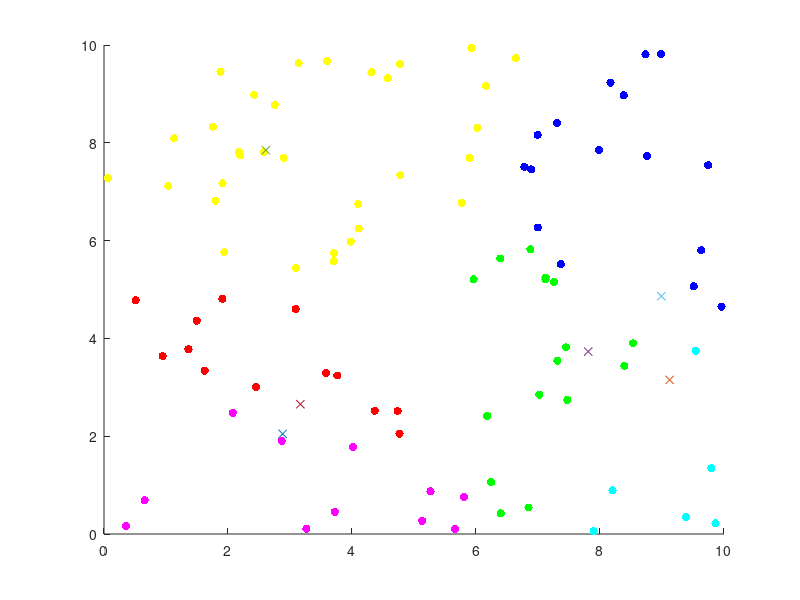

Source code (MATLAB):
clear all
close all

% Parametrs
% Field Dimensions
    xm = 100;
    ym = 100;
% Threshold Parameters
    % Clusterhead Probablity
    p = .05;
    
% Populate field with nodes
    xCoor = rand(xm,1)*10;
    yCoor = rand(ym,1)*10;

rmax = 1;
AllNodes = [xCoor yCoor];
G = [xCoor yCoor]; 

for r = 1:rmax
    CH = [0 0];
    NCH = [xCoor yCoor]; % reset Not Clusterhead list
    
    % Determine Clusterheads
    % Assign random numbers to each index in G
    CHcount = 0;
    CHindex = 0;
    [hei, ~] = size(G);
    Grand = rand(1,hei);
    % Threshold Function
    T(r) = p/(1-p*(mod(r,1/p)));
    for n = 1:hei
        if Grand(n) < T(r)
            CHcount = CHcount+1;
            CH(CHcount,:) = G(n,:);
            CHindex(CHcount) = n;
        end
    end
    
    % Update G by popping out Clusterheads
    gcnt = 0;
    if CHindex ~= 0
        for g = CHindex
            G(g-gcnt,:) = [];
            gcnt = gcnt+1;
        end
        % Update NCH
        ccnt = 0;
        for c = CHindex
            NCH(c-ccnt,:) = [];
            ccnt = ccnt+1;
        end
    end
    
    % Generate dist matrix of distances of each node from the Clusterheads
    dist = zeros(length(NCH),CHcount);
    for i = 1:CHcount % iterates through columns of dist
        for j = 1:length(NCH) % iterates through rows of NCH
            dist(j,i) = norm(CH(i,:)-NCH(j,:));
        end
    end
    
    % Assign Non-Clusterheads to a cluster
    for c = 1:length(dist)
        [eucDist(c),clusterNum(c)] = min(dist(c,:));
    end
end

figure(1)
for d = 1:length(dist)
    if clusterNum(d)==1
        scatter(NCH(d,1),NCH(d,2),'g','fill')
    elseif clusterNum(d)==2
        scatter(NCH(d,1),NCH(d,2),'y','fill')
    elseif clusterNum(d)==3
        scatter(NCH(d,1),NCH(d,2),'b','fill')
    elseif clusterNum(d)==4
        scatter(NCH(d,1),NCH(d,2),'r','fill')
    elseif clusterNum(d)==5
        scatter(NCH(d,1),NCH(d,2),'m','fill')
    elseif clusterNum(d)==6
        scatter(NCH(d,1),NCH(d,2),'c','fill')
    elseif clusterNum(d)==7
        scatter(NCH(d,1),NCH(d,2),'k','fill')
    end
    hold on
end

for q = 1:CHcount
    scatter(CH(q,1),CH(q,2),'x')
end
